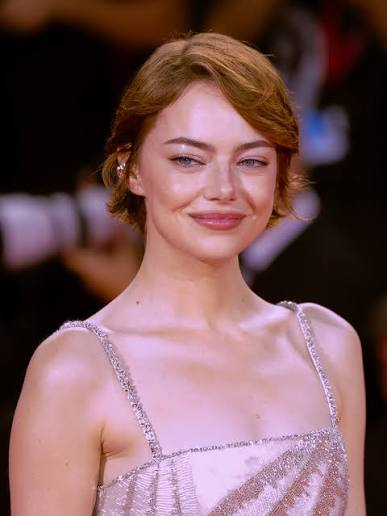
#> input picture testing/emma1.jpeg, 387 x 516 px; its folder holds only this picture in this run
$ python -i face_align.py   (imports and definitions only)
#> lines starting #> are read from the running program, lines starting #| are printed output that depends on the picture; after the words box and inside, x2 and y2 are one past the last pixel; in counts of white or black regions, pixels touching at a corner belong together
"""Face detection, bounding-box localization, and 2-point canonical eye alignment.
Extracts the exact face region from arbitrary user photos (selfies, multi-angle poses,
and portraits), discarding background walls, clothing, and body clutter.

Supported detection backends:
1. OpenCV YuNet Deep Learning Face Detector (ONNX runtime via cv2.FaceDetectorYN)
2. Chromaticity skin-locus + facial feature gradient energy localization
3. MediaPipe FaceMesh (when available)
4. Golden-ratio central face framing fallback
"""

from __future__ import annotations

from pathlib import Path
import numpy as np
from PIL import Image

try:
    import cv2
    _CV2_AVAILABLE = True
except ImportError:
    cv2 = None
    _CV2_AVAILABLE = False

ALIGN_SIZE = 224  # Canonical crop size fed into DINOv2 / ArcFace
_DETECTION_MIN_DIM = 400

_REF_LEFT_EYE = (0.342 * ALIGN_SIZE, 0.461 * ALIGN_SIZE)
_REF_RIGHT_EYE = (0.656 * ALIGN_SIZE, 0.460 * ALIGN_SIZE)
_REF_INTEROCULAR = _REF_RIGHT_EYE[0] - _REF_LEFT_EYE[0]

_MIN_SCALE = 0.3
_MAX_SCALE = 3.0

_YUNET_DETECTOR = None
_YUNET_MODEL_PATH = Path(__file__).resolve().parent.parent.parent / "face_detection_yunet_2023mar.onnx"
if not _YUNET_MODEL_PATH.exists():
    _YUNET_MODEL_PATH = Path("face_detection_yunet_2023mar.onnx")


def _get_yunet_detector(width: int = 320, height: int = 320):
    global _YUNET_DETECTOR
    if not _CV2_AVAILABLE:
        return None
    if _YUNET_DETECTOR is None and _YUNET_MODEL_PATH.exists():
        try:
            _YUNET_DETECTOR = cv2.FaceDetectorYN_create(
                model=str(_YUNET_MODEL_PATH),
                config="",
                input_size=(width, height),
                score_threshold=0.35,
                nms_threshold=0.3,
                top_k=10,
            )
        except Exception:
            _YUNET_DETECTOR = None
    if _YUNET_DETECTOR is not None:
        try:
            _YUNET_DETECTOR.setInputSize((width, height))
        except Exception:
            pass
    return _YUNET_DETECTOR


def _detect_yunet(rgb_array: np.ndarray) -> tuple[tuple[int, int, int, int], tuple[float, float], tuple[float, float], dict, float] | None:
    h, w = rgb_array.shape[:2]
    detector = _get_yunet_detector(w, h)
    if detector is None:
        return None
    try:
        bgr = cv2.cvtColor(rgb_array, cv2.COLOR_RGB2BGR)
        _, faces = detector.detect(bgr)
        if faces is not None and len(faces) > 0:
            best_face = faces[0]  # sorted by confidence
            bx, by, bw, bh = int(best_face[0]), int(best_face[1]), int(best_face[2]), int(best_face[3])
            score = float(best_face[-1])
            # Landmark points: right_eye (idx 4..5), left_eye (idx 6..7) in OpenCV camera convention
            # where right eye is subject's right (image left side)
            re_x, re_y = float(best_face[4]), float(best_face[5])
            le_x, le_y = float(best_face[6]), float(best_face[7])
            nose_x, nose_y = float(best_face[8]), float(best_face[9])
            rm_x, rm_y = float(best_face[10]), float(best_face[11])
            lm_x, lm_y = float(best_face[12]), float(best_face[13])

            left_pt = (min(re_x, le_x), re_y if re_x < le_x else le_y)
            right_pt = (max(re_x, le_x), le_y if re_x < le_x else re_y)
            left_mouth = (min(rm_x, lm_x), rm_y if rm_x < lm_x else lm_y)
            right_mouth = (max(rm_x, lm_x), lm_y if rm_x < lm_x else rm_y)

            landmarks = {
                "left_eye": left_pt,
                "right_eye": right_pt,
                "nose_tip": (nose_x, nose_y),
                "left_mouth": left_mouth,
                "right_mouth": right_mouth,
            }
            return (bx, by, bw, bh), left_pt, right_pt, landmarks, score
    except Exception:
        pass
    return None


def _detect_skin_gradient(rgb_array: np.ndarray) -> tuple[tuple[int, int, int, int], tuple[float, float], tuple[float, float], dict, float]:
    """Robust fallback skin-chromaticity + facial feature edge energy detector."""
    h, w = rgb_array.shape[:2]
    rgb_f = rgb_array.astype(np.float32)

    r, g, b = rgb_f[:, :, 0], rgb_f[:, :, 1], rgb_f[:, :, 2]
    y_ch = 0.299 * r + 0.587 * g + 0.114 * b
    cb = 128.0 - 0.168736 * r - 0.331264 * g + 0.5 * b
    cr = 128.0 + 0.5 * r - 0.418688 * g - 0.081312 * b

    # Human skin chromaticity envelope
    skin_mask = (cb >= 75) & (cb <= 130) & (cr >= 130) & (cr <= 178) & (y_ch >= 35)

    gray = y_ch / 255.0
    gy = np.abs(np.diff(gray, axis=0))
    gy = np.pad(gy, ((0, 1), (0, 0)), mode="edge")

    face_energy = skin_mask.astype(np.float32) * (1.0 + 2.5 * gy)

    # Portrait central prior
    yy, xx = np.mgrid[0:h, 0:w]
    center_prior = np.exp(-0.5 * (((xx - w / 2.0) / (w * 0.35)) ** 2 + ((yy - h * 0.45) / (h * 0.35)) ** 2))
    score_map = face_energy * center_prior

    total_score = np.sum(score_map)
    if total_score > 60:
        proj_x = np.sum(score_map, axis=0)
        proj_y = np.sum(score_map, axis=1)

        cum_x = np.cumsum(proj_x) / (total_score + 1e-6)
        cum_y = np.cumsum(proj_y) / (total_score + 1e-6)

        x0 = int(np.searchsorted(cum_x, 0.08))
        x1 = int(np.searchsorted(cum_x, 0.92))
        y0 = int(np.searchsorted(cum_y, 0.08))
        y1 = int(np.searchsorted(cum_y, 0.92))

        bw = max(24, x1 - x0)
        bh = max(24, y1 - y0)
        cx, cy = (x0 + x1) // 2, (y0 + y1) // 2
        side = int(max(bw, bh) * 1.30)

        bx = max(0, cx - side // 2)
        by = max(0, cy - side // 2)
        bw_box = min(w - bx, side)
        bh_box = min(h - by, side)

        # Estimate eye landmarks
        eye_y = by + bh_box * 0.38
        eye_left = (bx + bw_box * 0.34, eye_y)
        eye_right = (bx + bw_box * 0.66, eye_y)
        landmarks = {
            "left_eye": eye_left,
            "right_eye": eye_right,
            "nose_tip": (bx + bw_box * 0.50, by + bh_box * 0.55),
            "left_mouth": (bx + bw_box * 0.36, by + bh_box * 0.72),
            "right_mouth": (bx + bw_box * 0.64, by + bh_box * 0.72),
        }
        return (bx, by, bw_box, bh_box), eye_left, eye_right, landmarks, 0.82

    # Centered portrait framing
    side = int(min(w, h) * 0.70)
    cx, cy = w // 2, int(h * 0.45)
    bx = max(0, cx - side // 2)
    by = max(0, cy - side // 2)
    bw_box = min(w - bx, side)
    bh_box = min(h - by, side)
    eye_y = by + bh_box * 0.38
    eye_left = (bx + bw_box * 0.34, eye_y)
    eye_right = (bx + bw_box * 0.66, eye_y)
    landmarks = {
        "left_eye": eye_left,
        "right_eye": eye_right,
        "nose_tip": (bx + bw_box * 0.50, by + bh_box * 0.55),
        "left_mouth": (bx + bw_box * 0.36, by + bh_box * 0.72),
        "right_mouth": (bx + bw_box * 0.64, by + bh_box * 0.72),
    }
    return (bx, by, bw_box, bh_box), eye_left, eye_right, landmarks, 0.50


def align_from_points(rgb_array: np.ndarray, left_eye: tuple, right_eye: tuple) -> np.ndarray | None:
    """Core affine alignment given eye positions in rgb_array's pixel coordinates."""
    if not _CV2_AVAILABLE:
        return None

    detected_interocular = ((right_eye[0] - left_eye[0]) ** 2 + (right_eye[1] - left_eye[1]) ** 2) ** 0.5
    if detected_interocular < 1e-3:
        return None

    implied_scale = _REF_INTEROCULAR / detected_interocular
    if not (_MIN_SCALE <= implied_scale <= _MAX_SCALE):
        return None

    src_pts = np.array([left_eye, right_eye], dtype=np.float32).reshape(-1, 1, 2)
    dst_pts = np.array([_REF_LEFT_EYE, _REF_RIGHT_EYE], dtype=np.float32).reshape(-1, 1, 2)

    matrix, _ = cv2.estimateAffinePartial2D(src_pts, dst_pts)
    if matrix is None:
        return None

    return cv2.warpAffine(
        rgb_array, matrix, (ALIGN_SIZE, ALIGN_SIZE), flags=cv2.INTER_LINEAR, borderMode=cv2.BORDER_REPLICATE
    )


def extract_face_bbox_and_crop(img: Image.Image) -> tuple[Image.Image, dict]:
    """Detects and extracts the exact face region, discarding background walls & body.
    Returns:
        (aligned_crop_224x224_PIL, metadata_dict)
    """
    img_rgb = img.convert("RGB")
    rgb_orig = np.array(img_rgb)
    h_orig, w_orig = rgb_orig.shape[:2]

    # Try deep YuNet first
    yunet_res = _detect_yunet(rgb_orig)
    if yunet_res is not None:
        (bx, by, bw, bh), left_eye, right_eye, landmarks, conf = yunet_res
        method = "yunet_dnn"
    else:
        (bx, by, bw, bh), left_eye, right_eye, landmarks, conf = _detect_skin_gradient(rgb_orig)
        method = "skin_gradient_analysis"

    # Clamp bbox within image bounds
    bx = max(0, min(w_orig - 1, bx))
    by = max(0, min(h_orig - 1, by))
    bw = max(16, min(w_orig - bx, bw))
    bh = max(16, min(h_orig - by, bh))

    # Try 2-point affine eye alignment
    aligned_arr = align_from_points(rgb_orig, left_eye, right_eye)
    if aligned_arr is not None:
        crop_img = Image.fromarray(aligned_arr)
    else:
        # Pad box slightly and crop square
        cx, cy = bx + bw // 2, by + bh // 2
        side = int(max(bw, bh) * 1.15)
        x0 = max(0, cx - side // 2)
        y0 = max(0, cy - side // 2)
        x1 = min(w_orig, x0 + side)
        y1 = min(h_orig, y0 + side)
        crop_img = img_rgb.crop((x0, y0, x1, y1)).resize((ALIGN_SIZE, ALIGN_SIZE), Image.Resampling.LANCZOS)

    meta = {
        "bbox": [bx, by, bw, bh],
        "normalized_bbox": [
            round(bx / max(1, w_orig), 4),
            round(by / max(1, h_orig), 4),
            round(bw / max(1, w_orig), 4),
            round(bh / max(1, h_orig), 4),
        ],
        "landmarks": {
            k: [round(pt[0], 1), round(pt[1], 1)]
            for k, pt in landmarks.items()
        },
        "normalized_landmarks": {
            k: [round(pt[0] / max(1, w_orig), 4), round(pt[1] / max(1, h_orig), 4)]
            for k, pt in landmarks.items()
        },
        "confidence": round(conf * 100.0, 1),
        "method": method,
        "is_detected": True,
    }
    return crop_img, meta


def align_face(img: Image.Image) -> Image.Image:
    """Returns a tight, centered 224x224 aligned face crop."""
    crop, _ = extract_face_bbox_and_crop(img)
    return crop

>>> from PIL import Image
>>> picture = Image.open('../../testing/emma1.jpeg')
#> picture is the input picture: PIL image 387x516 RGB; mean R, G, B 122.9, 88.7, 91.7
>>> result = extract_face_bbox_and_crop(picture)
#> in _detect_skin_gradient, `r, g, b = rgb_f[:, :, 0], rgb_f[:, :, 1], rgb_f[:, :, 2]`:
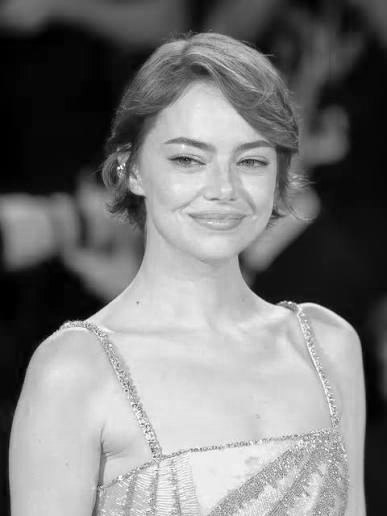
#> r: shape (516, 387) float32; min 0, max 255, mean 122.9
#> in _detect_skin_gradient, `r, g, b = rgb_f[:, :, 0], rgb_f[:, :, 1], rgb_f[:, :, 2]`:
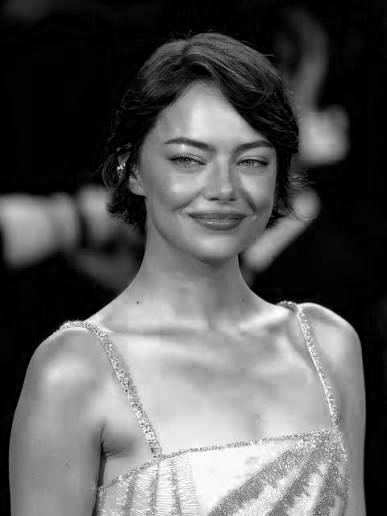
#> b: shape (516, 387) float32; min 0, max 255, mean 91.7
#> in _detect_skin_gradient, `cr = 128.0 + 0.5 * r - 0.418688 * g - 0.081312 * b`:
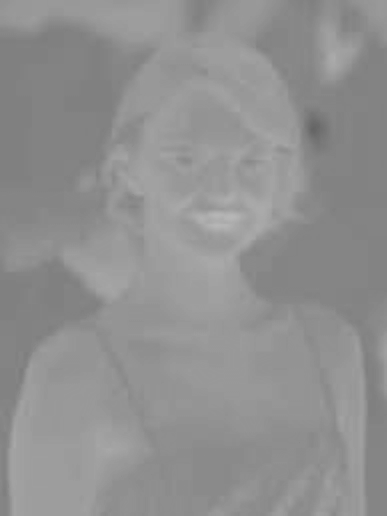
#> cr: shape (516, 387) float32; min 100.8, max 183, mean 144.9
#> in _detect_skin_gradient, `skin_mask = (cb >= 75) & (cb <= 130) & (cr >= 130) & (cr <= 178) & (y_..`:
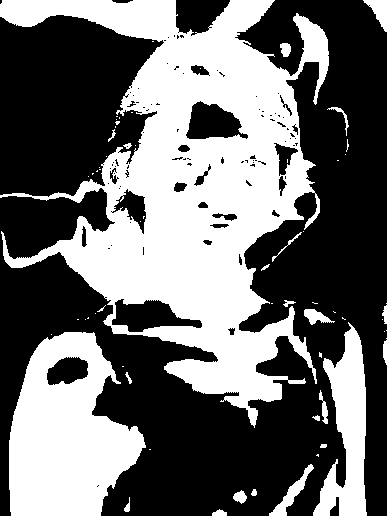
#> skin_mask: shape (516, 387) bool; 42.3% white; 64 white regions (41 under 20 px), largest, box (x1, y1, x2, y2) and area: (0, 0, 329, 428) 59924, (9, 332, 146, 516) 16666, (313, 322, 367, 516) 5480
#> in _detect_skin_gradient, `gy = np.abs(np.diff(gray, axis=0))`:
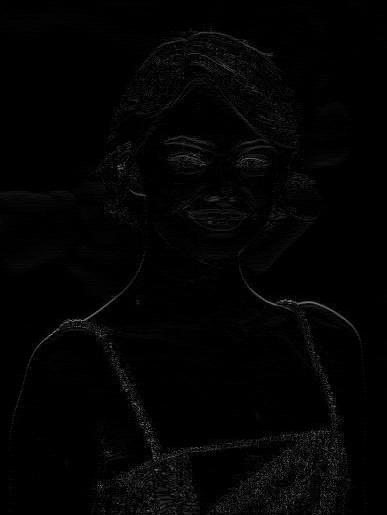
#> gy: shape (515, 387) float32; min 0, max 0.527, mean 0.0152
#> in _detect_skin_gradient, `score_map = face_energy * center_prior`:
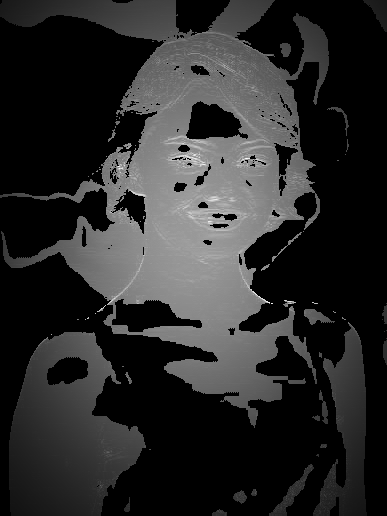
#> score_map: shape (516, 387) float64; min 0, max 1.67, mean 0.278; drawn with min black and max white
#> in _detect_skin_gradient, `total_score = np.sum(score_map)`: total_score = 55451
#> in _detect_skin_gradient, `proj_x = np.sum(score_map, axis=0)`: proj_x = 387 values, max 316.6 at index 237, min 0.988 at index 367, mean 143.3
#> in _detect_skin_gradient, `proj_y = np.sum(score_map, axis=1)`: proj_y = 516 values, max 210.5 at index 196, min 30.64 at index 507, mean 107.5
#> in _detect_skin_gradient, `cum_x = np.cumsum(proj_x) / (total_score + 1e-6)`: cum_x = 387 values from 6.14e-05 to 1
#> in _detect_skin_gradient, `cum_y = np.cumsum(proj_y) / (total_score + 1e-6)`: cum_y = 516 values from 0.00125 to 1
#> in _detect_skin_gradient, `x0 = int(np.searchsorted(cum_x, 0.08))`: x0 = 79
#> in _detect_skin_gradient, `x1 = int(np.searchsorted(cum_x, 0.92))`: x1 = 288
#> in _detect_skin_gradient, `y0 = int(np.searchsorted(cum_y, 0.08))`: y0 = 58
#> in _detect_skin_gradient, `y1 = int(np.searchsorted(cum_y, 0.92))`: y1 = 414
#> in _detect_skin_gradient, `bw = max(24, x1 - x0)`: bw = 209
#> in _detect_skin_gradient, `bh = max(24, y1 - y0)`: bh = 356
#> in _detect_skin_gradient, `cx, cy = (x0 + x1) // 2, (y0 + y1) // 2`: cx = 183; cy = 236
#> in _detect_skin_gradient, `side = int(max(bw, bh) * 1.30)`: side = 462
#> in _detect_skin_gradient, `bx = max(0, cx - side // 2)`: bx = 0
#> in _detect_skin_gradient, `by = max(0, cy - side // 2)`: by = 5
#> in _detect_skin_gradient, `bw_box = min(w - bx, side)`: bw_box = 387
#> in _detect_skin_gradient, `bh_box = min(h - by, side)`: bh_box = 462
#> in _detect_skin_gradient, `eye_y = by + bh_box * 0.38`: eye_y = 180.6
#> in _detect_skin_gradient, `eye_left = (bx + bw_box * 0.34, eye_y)`: eye_left = (131.6, 180.6)
#> in _detect_skin_gradient, `eye_right = (bx + bw_box * 0.66, eye_y)`: eye_right = (255.4, 180.6)
#> in _detect_skin_gradient, `landmarks = { "left_eye": eye_left, "right_eye": eye_right, "nose_tip"..`: landmarks = {'left_eye': (131.6, 180.6), 'right_eye': (255.4, 180.6), 'nose_tip': (193.5, 259.1), 'left_mouth': (139.3, 337.6), 'right_mouth': (247.7, 337.6)}
#> in extract_face_bbox_and_crop, `(bx, by, bw, bh), left_eye, right_eye, landmarks, conf = _detect_skin_..`: bx = 0; by = 5; bw = 387; bh = 462; left_eye = (131.6, 180.6); right_eye = (255.4, 180.6); conf = 0.82
#> in align_from_points, `detected_interocular = ((right_eye[0] - left_eye[0]) ** 2 + (right_eye..`: detected_interocular = 123.8
#> in align_from_points, `implied_scale = _REF_INTEROCULAR / detected_interocular`: implied_scale = 0.568
#> in align_from_points, `src_pts = np.array([left_eye, right_eye], dtype=np.float32).reshape(-1..`: src_pts = [[131.6, 180.6], [255.4, 180.6]]
#> in align_from_points, `matrix, _ = cv2.estimateAffinePartial2D(src_pts, dst_pts)`: matrix = [[0.568, 0.00181, 1.55], [-0.00181, 0.568, 0.951]]
#> in align_from_points, `return cv2.warpAffine( rgb_array, matrix, (ALIGN_SIZE, ALIGN_SIZE), fl..`:
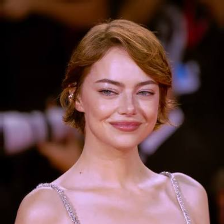
#> returned value: shape (224, 224, 3); mean of channels 0, 1, 2 101, 69.3, 68.2; drawn as R, G, B

$ run again, on testing/emma2.jpeg
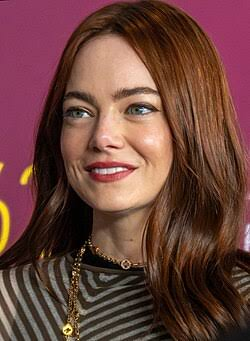
#> input picture testing/emma2.jpeg, 250 x 341 px
#> picture is the input picture: PIL image 250x341 RGB; mean R, G, B 108, 67.6, 60.5
#> in _detect_skin_gradient, `skin_mask = (cb >= 75) & (cb <= 130) & (cr >= 130) & (cr <= 178) & (y_..`:
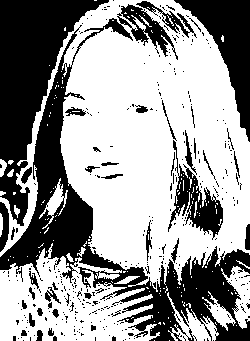
#> skin_mask: shape (341, 250) bool; 59.7% white; 377 black regions (334 under 20 px), largest, box (x1, y1, x2, y2) and area: (0, 4, 250, 341) 15799, (0, 0, 109, 226) 9487, (174, 0, 250, 142) 3879
#> total_score = 34020.9
#> proj_x = 250 values, max 254.6 at index 124, min 21.74 at index 7, mean 136.1
#> proj_y = 341 values, max 169 at index 161, min 23.19 at index 9, mean 99.77
#> cum_x = 250 values from 0.000926 to 1
#> cum_y = 341 values from 0.000939 to 1
#> x0 = 64
#> x1 = 215
#> y0 = 53
#> y1 = 289
#> in _detect_skin_gradient, `bw = max(24, x1 - x0)`: bw = 151
#> in _detect_skin_gradient, `bh = max(24, y1 - y0)`: bh = 236
#> cx = 139; cy = 171
#> side = 306
#> in _detect_skin_gradient, `bx = max(0, cx - side // 2)`: bx = 0
#> in _detect_skin_gradient, `by = max(0, cy - side // 2)`: by = 18
#> bw_box = 250
#> bh_box = 306
#> eye_y = 134.3
#> eye_left = (85, 134.3)
#> eye_right = (165, 134.3)
#> in _detect_skin_gradient, `landmarks = { "left_eye": eye_left, "right_eye": eye_right, "nose_tip"..`: landmarks = {'left_eye': (85, 134.3), 'right_eye': (165, 134.3), 'nose_tip': (125, 186.3), 'left_mouth': (90, 238.3), 'right_mouth': (160, 238.3)}
#> in extract_face_bbox_and_crop, `(bx, by, bw, bh), left_eye, right_eye, landmarks, conf = _detect_skin_..`: bx = 0; by = 18; bw = 250; bh = 306; left_eye = (85, 134.3); right_eye = (165, 134.3); conf = 0.82
#> detected_interocular = 80
#> implied_scale = 0.879
#> src_pts = [[85, 134.3], [165, 134.3]]
#> matrix = [[0.879, 0.0028, 1.5], [-0.0028, 0.879, -14.56]]
#> in align_from_points, `return cv2.warpAffine( rgb_array, matrix, (ALIGN_SIZE, ALIGN_SIZE), fl..`:
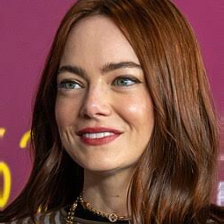
#> returned value: shape (224, 224, 3); mean of channels 0, 1, 2 118.2, 72, 64.3; drawn as R, G, B

$ run again, on testing/emma3.jpeg
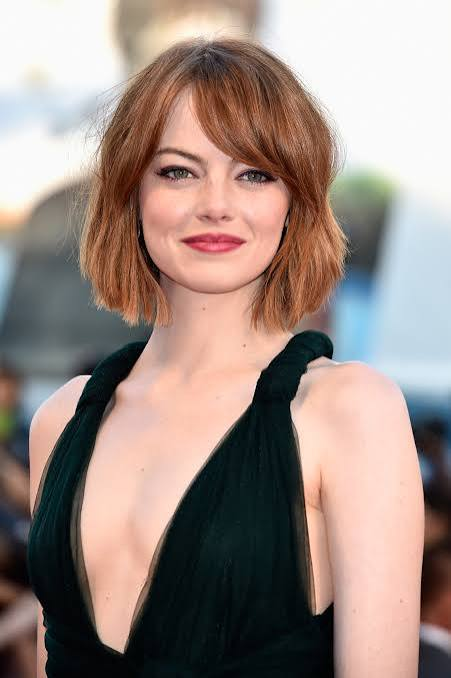
#> input picture testing/emma3.jpeg, 451 x 678 px
#> picture is the input picture: PIL image 451x678 RGB; mean R, G, B 155.9, 138.6, 131.5
#> in _detect_skin_gradient, `skin_mask = (cb >= 75) & (cb <= 130) & (cr >= 130) & (cr <= 178) & (y_..`:
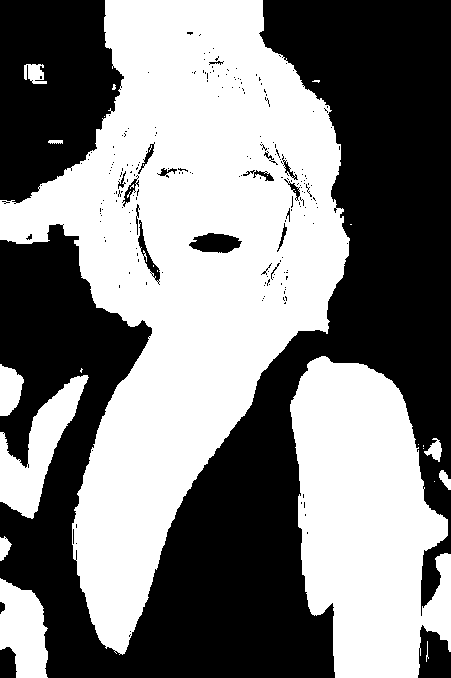
#> skin_mask: shape (678, 451) bool; 50.9% white; 221 black regions (199 under 20 px), largest, box (x1, y1, x2, y2) and area: (0, 0, 451, 678) 127028, (0, 0, 124, 204) 18875, (418, 625, 451, 678) 1319
#> total_score = 102846.1
#> proj_x = 451 values, max 428.4 at index 160, min 19.77 at index 450, mean 228
#> proj_y = 678 values, max 274.4 at index 215, min 19.94 at index 676, mean 151.7
#> cum_x = 451 values from 0.000651 to 1
#> cum_y = 678 values from 0.000628 to 1
#> x0 = 97
#> x1 = 353
#> y0 = 88
#> y1 = 539
#> in _detect_skin_gradient, `bw = max(24, x1 - x0)`: bw = 256
#> in _detect_skin_gradient, `bh = max(24, y1 - y0)`: bh = 451
#> cx = 225; cy = 313
#> side = 586
#> in _detect_skin_gradient, `bx = max(0, cx - side // 2)`: bx = 0
#> in _detect_skin_gradient, `by = max(0, cy - side // 2)`: by = 20
#> bw_box = 451
#> bh_box = 586
#> eye_y = 242.7
#> eye_left = (153.3, 242.7)
#> eye_right = (297.7, 242.7)
#> in _detect_skin_gradient, `landmarks = { "left_eye": eye_left, "right_eye": eye_right, "nose_tip"..`: landmarks = {'left_eye': (153.3, 242.7), 'right_eye': (297.7, 242.7), 'nose_tip': (225.5, 342.3), 'left_mouth': (162.4, 441.9), 'right_mouth': (288.6, 441.9)}
#> in extract_face_bbox_and_crop, `(bx, by, bw, bh), left_eye, right_eye, landmarks, conf = _detect_skin_..`: bx = 0; by = 20; bw = 451; bh = 586; left_eye = (153.3, 242.7); right_eye = (297.7, 242.7); conf = 0.82
#> detected_interocular = 144.3
#> implied_scale = 0.487
#> src_pts = [[153.3, 242.7], [297.7, 242.7]]
#> matrix = [[0.487, 0.00155, 1.5], [-0.00155, 0.487, -14.77]]
#> in align_from_points, `return cv2.warpAffine( rgb_array, matrix, (ALIGN_SIZE, ALIGN_SIZE), fl..`:
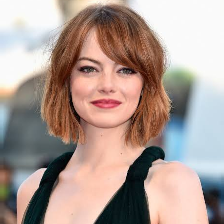
#> returned value: shape (224, 224, 3); mean of channels 0, 1, 2 174, 155.4, 147.8; drawn as R, G, B
